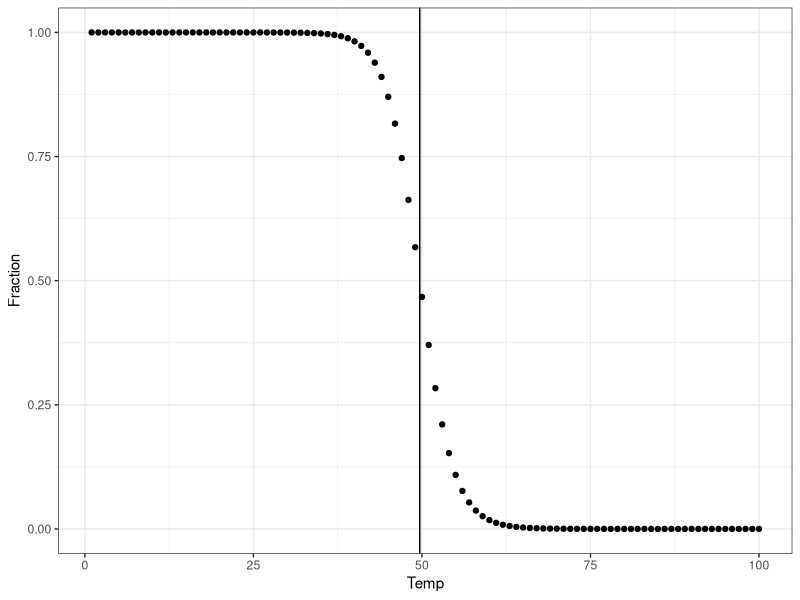
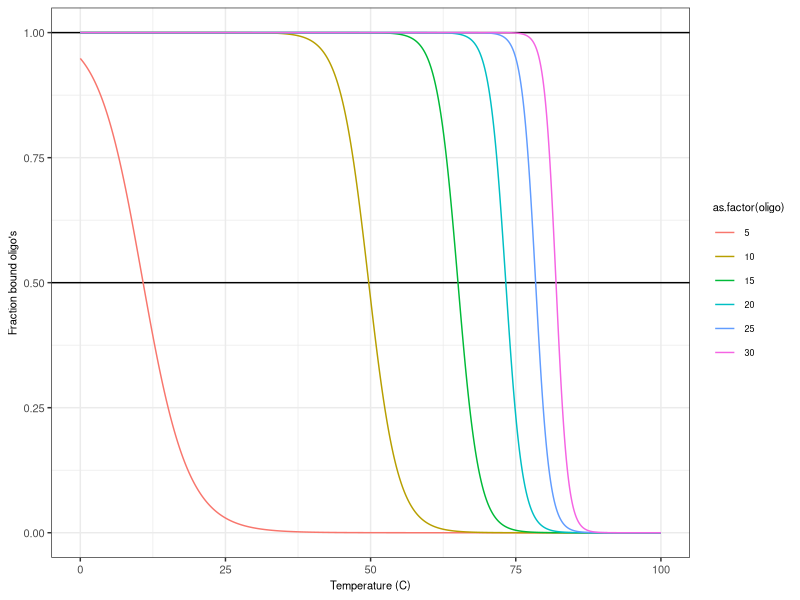

Source code (R) for these figures, in order:

################################################################################

library(ggplot2)
library(plyr)
library(dplyr)

outputfolder = '/Users/m.wehrens/Documents/Project_files/_project_allelic_imbalance/experimental_design_n_methods/primer_design/thinking_about_thermodynamics/'

################################################################################
# Just a function I find convenient for plotting

give_better_textsize_plot <- function(TEXTSIZE){
  theme(#legend.position="none",
        text = element_text(size=TEXTSIZE),
        axis.text = element_text(size=TEXTSIZE),
        plot.title = element_text(size=TEXTSIZE))
}

################################################################################

# Phsyical constants
R_J=8.31
R_kC = R_J / 4184

################################################################################

# This follows the method described in:
# SantaLucia, J., & Hicks, D. (2004). The thermodynamics of DNA structural motifs. Annual Review of Biophysics and Biomolecular Structure, 33, 415–440. https://doi.org/10.1146/annurev.biophys.32.110601.141800

# Note that one cannot calculate the Tm using only the
# Gibbs free energy difference (DG), since DG
# depends on the temperature.

# So, we need to use both enthalpy and entropy
# For example:
# Using Joules as units
ExampleConc = 10^-4
DH_kC = -30.6; DS_kC = -87.4/1000
DH_J = 4184*DH_kC; DS_J = 4184*DS_kC
Tm = DH_J / (DS_J + R_J * log(ExampleConc))
Tm-273.15

# Or using kCals as units 
R_kC = R_J / 4184
Tm = DH_kC / (DS_kC + R_kC * log(ExampleConc))
Tm-273.15

################################################################################

# Now let's see if we can create a rule of thumb to describe the reaction
# energies for oligo's

# average DH
mean_DH_kC = mean(c(-7.6, -7.2, -7.2, -8.5, -8.4, -7.8, -8.2, -10.6, -9.8, -8))
mean_DS_C  = mean(c(-21.4, -20.4, -21.3, -22.7, -22.4, -21, -22.2, -27.2, -24.4, -19.9))
mean_DS_kC = mean_DS_C/1000
# And for initation (ignoring symmetry and outer AT-penalty)
DH_init_kC = .2 
DS_Init_kC = -5.7/1000

# Calculate total oligo 
fun_DH = function(n) {n*mean_DH_kC+DH_init_kC}
fun_DS = function(n) {n*mean_DS_kC+DS_Init_kC}

# Functions to calculate fraction bound and Tm
fn_bound = function(DH, DS, Temp, Conc) 
    {Temp_K=(Temp+273.15); 1/(exp(+(DH-Temp_K*DS)/(R_kC*Temp_K))/Conc+1)} # in kC
    # Note: I don't understand where the + sign in the exponential comes from,
    # my derivation would put a minus sign there; however, the formula is only
    # consistent with Tm formula and expectation if I put the + sign there..
fn_Tm = function(DH, DS, Conc) { # in kC
    Tm=(DH / (DS + R_kC * log(Conc))); return(Tm-273.15)}

################################################################################
# Now let's create a plot for 1 oligo length

PrimerConc = .5e-6 # "The final concentration of each primer in a reaction may be 0.05–1 uM, typically 0.1–0.5 μM" (source: NEB)

# Now create the plot 
fn_bound(fun_DH(10), fun_DS(10), 49.67, PrimerConc)
fn_Tm(fun_DH(10), fun_DS(10), PrimerConc)

ggplot(data.frame(Temp=1:100, Fraction=fn_bound(fun_DH(10), fun_DS(10), 1:100, PrimerConc)))+
    geom_point(aes(x=Temp,y=Fraction))+
    geom_vline(xintercept = fn_Tm(fun_DH(10), fun_DS(10), PrimerConc))+theme_bw()

################################################################################
# Now a plot for multiple oligo lengths

# Set up input dataframe
df_input = expand.grid(Temp = seq(0,100,.1), oligo = seq(5,30,5))

# Calculate output dataframe
df_output <- mdply(df_input, function(Temp,oligo) {data.frame(
    Temp=Temp, oligo=oligo, frac_bound = fn_bound(fun_DH(oligo), fun_DS(oligo), Temp, PrimerConc) )} )  # original

p=ggplot(df_output, aes(x=Temp, y=frac_bound, colour=as.factor(oligo))) + 
    geom_hline(yintercept = 1) +
    geom_hline(yintercept = .5) +
    geom_line() +
    theme_bw()+xlab('Temperature (C)')+ylab('Fraction bound oligo\'s')+
    give_better_textsize_plot(8)

ggsave(filename = paste0(outputfolder, 'T_vs_fbound.pdf'), plot = p, units = 'mm', width=75, height=50)



